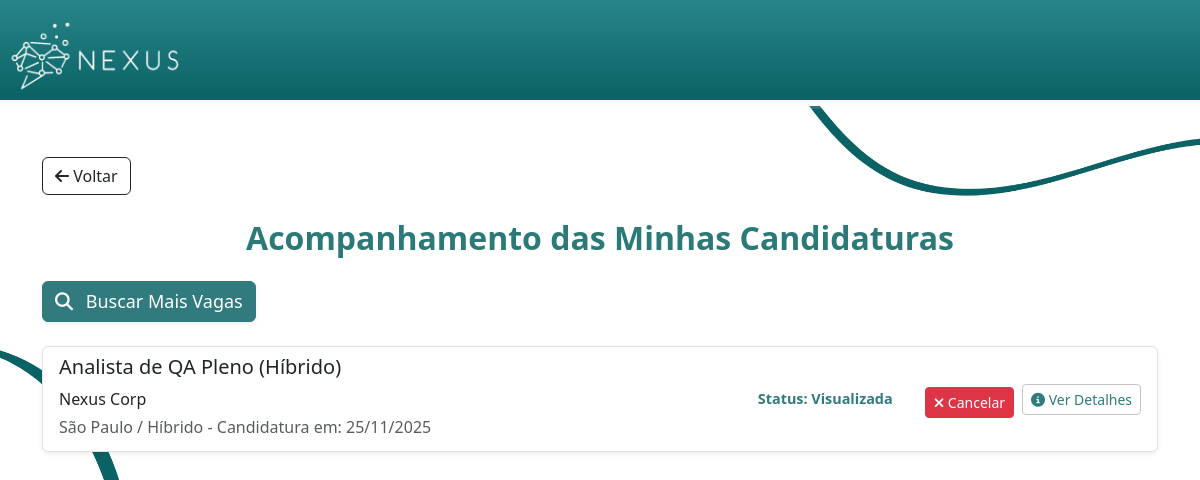
Before: /minhas-candidaturas (signed in) with the older database file.
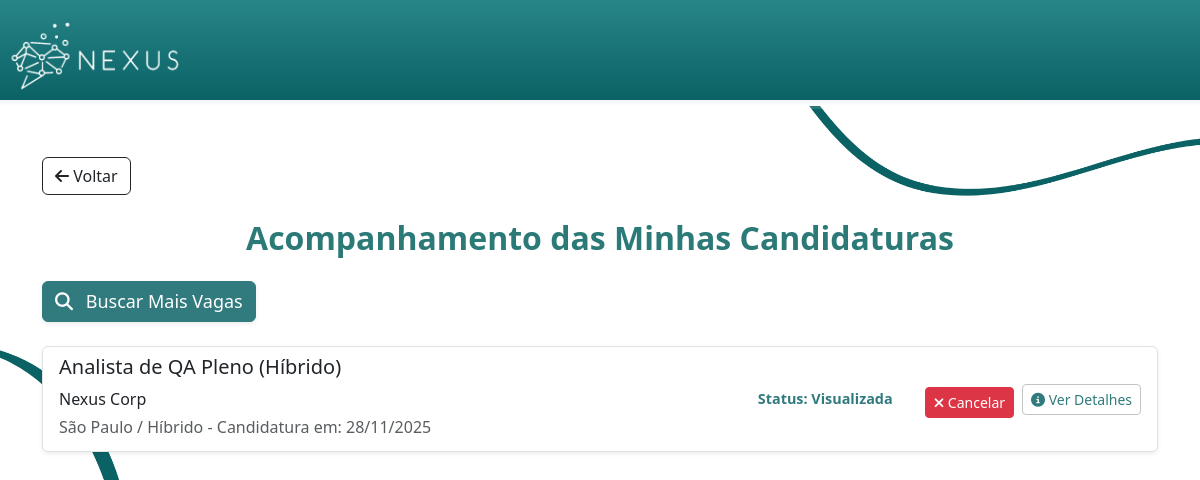
After: the same page with the newer database file.
### models.py (models this page shows, shortened)
class Candidatura(db.Model):
    __tablename__ = 'candidaturas'
    id = db.Column(db.Integer, primary_key=True)
    profissional_id = db.Column(db.Integer, db.ForeignKey('profissionais.id'), nullable=False)
    vaga_id = db.Column(db.Integer, db.ForeignKey('vagas.id'), nullable=False)
    data_candidatura = db.Column(db.DateTime, default=db.func.current_timestamp())
    status = db.Column(db.String(50), default='Pendente', nullable=False) # Ex: Pendente, Visualizada, Aceita, Rejeitada
    profissional = db.relationship('Profissional', backref='candidaturas')
    vaga = db.relationship('Vaga', backref='candidaturas')

### app.py (the view)
@app.route('/minhas-candidaturas')
def minhas_candidaturas():
    if session.get('tipo_conta') != 'profissional':
        return redirect(url_for('index'))
    profissional = Profissional.query.filter_by(usuario_id=session['usuario_id']).first()
    if not profissional:
        return redirect(url_for('index'))
    candidaturas = Candidatura.query.filter(
        Candidatura.profissional_id == profissional.id
    ).order_by(Candidatura.data_candidatura.desc()).all()
    candidaturas_data = []
    for c in candidaturas:
        vaga = Vaga.query.get(c.vaga_id)
        if vaga:
            candidaturas_data.append({
                'vaga': vaga,
                'status': c.status,
                'data_candidatura': c.data_candidatura
            })
    return render_template(
        'VagasCandidatos.html',
        candidaturas=candidaturas_data,
        tipo_conta='profissional',
        titulo_secao="Minhas Candidaturas"
    )

### app.py (called while the page is built)
@app.after_request
def add_security_headers(response):
    return response

### templates/VagasCandidatos.html (shortened to what this page needs)
<html>
<head>
    <link rel="stylesheet" href="https://cdnjs.cloudflare.com/ajax/libs/font-awesome/6.5.1/css/all.min.css"
 />
    <link href="{{ url_for('static', filename='Estilo.css') }}" rel="stylesheet">
    <link href="https://cdn.jsdelivr.net/npm/bootstrap@5.3.3/dist/css/bootstrap.min.css" rel="stylesheet">
    {% macro get_status_color(status) %}
        {% if status == 'Aprovado' %}success
        {% elif status == 'Em Entrevista' %}info
        {% elif status == 'Rejeitado' %}danger
        {% elif status == 'Visualizada' %}primary
        {% else %}secondary
        {% endif %}
    {% endmacro %}
</head>
<body id="corpoInicio2">
    <header id="cabecalhoIndex">
        <a href="{{ url_for('index') }}">
            <img id="logoheader" src="{{ url_for('static', filename='images/logo-branco.png') }}" alt="Logo Nexus">
        </a>
    </header>
    <div id="degradeCabecalhoIndex2"></div>
    <main class="container my-5">
        <a href="javascript:history.back()" class="btn btn-outline-dark mb-4">
            <i class="fa-solid fa-arrow-left"></i> Voltar
        </a>
        <h1 class="titulo-pagina text-center mb-4">Acompanhamento das Minhas Candidaturas</h1>
        <a href="{{ url_for('index') }}" class="btn btn-primary mb-4 shadow-sm" id="botaoPublicar">
            <i class="fa-solid fa-search me-2"></i> Buscar Mais Vagas
        </a>
        <div class="list-group">
            {% for item in candidaturas %}
            {% set vaga = item.vaga %}
            {% set status = item.status %}
            <div class="list-group-item list-group-item-action d-flex flex-column flex-md-row justify-content-between align-items-md-center mb-2 rounded-lg shadow-sm">
                <div class="mb-2 mb-md-0">
                    <h5>{{ vaga.titulo }}</h5>
                    <p class="mb-1 text-dark">{{ vaga.empresa.nome_empresa }}</p>
                    <p class="mb-1 text-muted">{{ vaga.local }} - Candidatura em: {{
                        item.data_candidatura.strftime('%d/%m/%Y') if item.data_candidatura else 'N/A' }}</p>
                </div>
                <div class="text-start text-md-end d-flex flex-column flex-md-row gap-2 align-items-center">
                    <span class="badge rounded-pill bg-{{ get_status_color(item.status) }} p-3 me-md-2" id="spanStatus">
                     Status: {{ item.status }}
                    </span>
                <form action="{{ url_for('cancelar_candidatura', vaga_id=item.vaga.id) }}" method="POST" onsubmit="return confirm('Tem certeza que deseja cancelar sua candidatura para {{ item.vaga.titulo }}?');">
                  <button type="submit" class="btn btn-danger btn-sm" style="margin-top: 25%;">
                    <i class="fa-solid fa-xmark"></i> Cancelar
                  </button>
                </form>
            <a href="{{ url_for('detalhe', tipo='vaga', id=item.vaga.id) }}" class="btn btn-info btn-sm" id="botaoDetalhesVaga">
            <i class="fa-solid fa-circle-info"></i> Ver Detalhes
            </a>
            </div>
        </div>
            {% endfor %}
        </div>
    </main>
</body>
</html>

Changed rows visible on the page:
changed Candidatura "Visualizada": data_candidatura "25/11/2025" → "28/11/2025"
